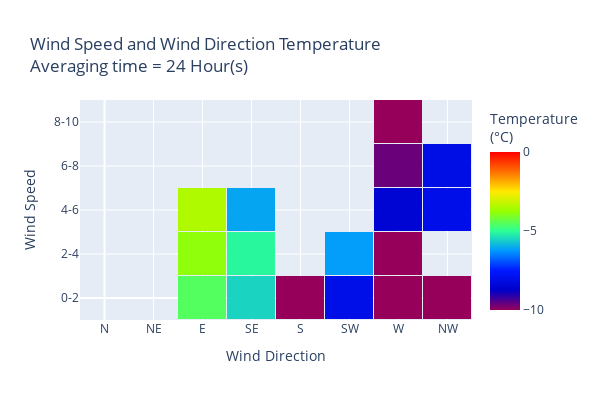

Here is the notebook cell this chart was saved with:
### Code cell
# plot grouped_temperature as a heatmap
fig = go.Figure()
fig.add_trace(go.Heatmap(z=grouped_temperature.values, 
                         x=grouped_temperature.columns, 
                         y=grouped_temperature.index,

                        colorbar={'title':'Temperature<br>(&deg;C)'},
                        colorscale='rainbow',
                        # min and max color values
                        zmin=-10,
                        zmax=0,
                        xgap=1,
                        ygap=1,
                         ))
# add grid
fig.update_layout(height=400, 
                  width=600,
                  xaxis_title='Wind Direction',
                  yaxis_title='Wind Speed',
                  title=f'Wind Speed and Wind Direction Temperature<br>Averaging time = {timestep} Hour(s)',
                  )
# change x-axis ticks to be cardinal wind directions
fig.update_xaxes(tickvals=[0, 45, 90, 135, 180, 225, 270, 315], ticktext=['N', 'NE', 'E', 'SE', 'S', 'SW', 'W', 'NW'])
# update y-axes ticks to be wind speed bins
fig.update_yaxes(tickvals=[0, 2, 4, 6, 8, 10, 12, 14, 16, 18], ticktext=['0-2', '2-4', '4-6', '6-8', '8-10', '10-12', '12-14', '14-16', '16-18', '18-20'])
# update legend title to legend_title='Percent of Winter Sublimation (%)'

### Figure 1 — Plotly figure (JSON) as saved in the notebook; plotly's stock layout.template omitted (floating-point values rounded to 4 significant figures)
{"data": [{"colorbar": {"title": {"text": "Temperature<br>(&deg;C)"}}, "colorscale": [[0, "rgb(150,0,90)"], [0.125, "rgb(0,0,200)"], [0.25, "rgb(0,25,255)"], [0.375, "rgb(0,152,255)"], [0.5, "rgb(44,255,150)"], [0.625, "rgb(151,255,0)"], [0.75, "rgb(255,234,0)"], [0.875, "rgb(255,111,0)"], [1, "rgb(255,0,0)"]], "type": "heatmap", "x": [0, 45, 90, 135, 180, 225, 270, 315], "xgap": 1, "y": [0, 2, 4, 6, 8], "ygap": 1, "z": [[null, null, -4.541, -5.517, -10.09, -8.054, -11.3, -11.5], [null, null, -3.842, -5.095, null, -6.175, -10.35, null], [null, null, -3.446, -6.098, null, null, -8.5, -8.001], [null, null, null, null, null, null, -9.632, -8.066], [null, null, null, null, null, null, -10.7, null]], "zmax": 0, "zmin": -10}], "layout": {"height": 400, "title": {"text": "Wind Speed and Wind Direction Temperature<br>Averaging time = 24 Hour(s)"}, "width": 600, "xaxis": {"ticktext": ["N", "NE", "E", "SE", "S", "SW", "W", "NW"], "tickvals": [0, 45, 90, 135, 180, 225, 270, 315], "title": {"text": "Wind Direction"}}, "yaxis": {"ticktext": ["0-2", "2-4", "4-6", "6-8", "8-10", "10-12", "12-14", "14-16", "16-18", "18-20"], "tickvals": [0, 2, 4, 6, 8, 10, 12, 14, 16, 18], "title": {"text": "Wind Speed"}}}}
